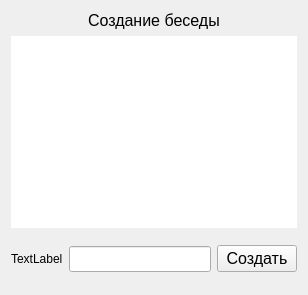
            <widget class="QWidget" name="chat_creation_page">
             <layout class="QGridLayout" name="gridLayout_13">
              <item row="1" column="0">
               <widget class="QListWidget" name="chat_creation_friends_list">
                <property name="frameShape">
                 <enum>QFrame::NoFrame</enum>
                </property>
                <property name="selectionMode">
                 <enum>QAbstractItemView::MultiSelection</enum>
                </property>
               </widget>
              </item>
              <item row="0" column="0">
               <layout class="QHBoxLayout" name="horizontalLayout_7">
                <item alignment="Qt::AlignHCenter">
                 <widget class="QLabel" name="chat_creation_page_name">
                  <property name="font">
                   <font>
                    <pointsize>12</pointsize>
                   </font>
                  </property>
                  <property name="text">
                   <string>Создание беседы</string>
                  </property>
                 </widget>
                </item>
               </layout>
              </item>
              <item row="2" column="0">
               <layout class="QHBoxLayout" name="horizontalLayout_8">
                <item>
                 <widget class="ClickableLabel" name="chat_creation_avatar">
                  <property name="sizePolicy">
                   <sizepolicy hsizetype="Fixed" vsizetype="Fixed">
                    <horstretch>0</horstretch>
                    <verstretch>0</verstretch>
                   </sizepolicy>
                  </property>
                  <property name="minimumSize">
                   <size>
                    <width>50</width>
                    <height>50</height>
                   </size>
                  </property>
                  <property name="cursor">
                   <cursorShape>PointingHandCursor</cursorShape>
                  </property>
                  <property name="text">
                   <string>TextLabel</string>
                  </property>
                 </widget>
                </item>
                <item>
                 <widget class="QLineEdit" name="chat_creation_name_edit">
                  <property name="font">
                   <font>
                    <pointsize>11</pointsize>
                   </font>
                  </property>
                 </widget>
                </item>
                <item>
                 <widget class="QPushButton" name="chat_creation_create_button">
                  <property name="font">
                   <font>
                    <pointsize>12</pointsize>
                   </font>
                  </property>
                  <property name="text">
                   <string>Создать</string>
                  </property>
                 </widget>
                </item>
               </layout>
              </item>
             </layout>
            </widget>
